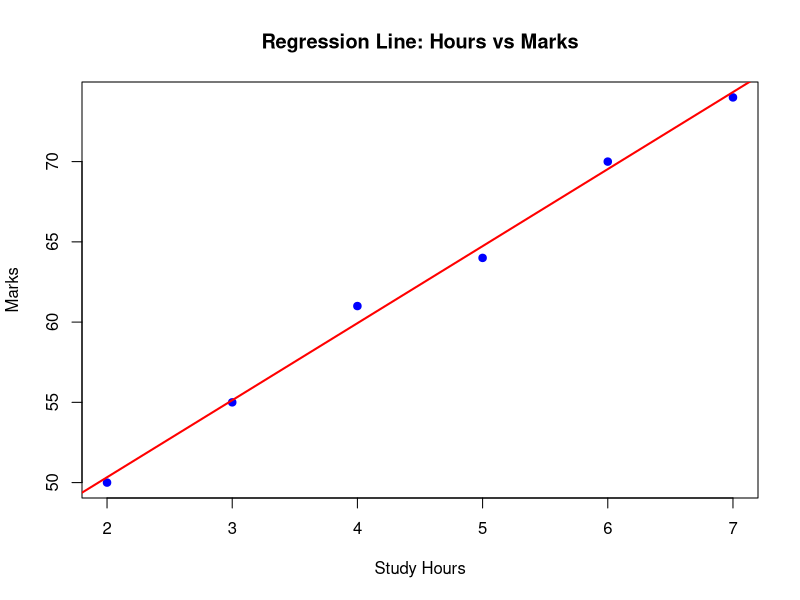

The R source for this figure:
# Sample Data: Study hours vs Marks
hours <- c(2, 3, 4, 5, 6, 7)
marks <- c(50, 55, 61, 64, 70, 74)
# ---- CORRELATION ----
cor_value <- cor(hours, marks)
cat("Correlation between Hours and Marks: ", cor_value, "\n")
# ---- SIMPLE LINEAR REGRESSION ----
model <- lm(marks ~ hours)
cat("\nRegression Model Summary:\n")
print(summary(model))
# ---- PLOT ----
plot(hours, marks,
main = "Regression Line: Hours vs Marks",
xlab = "Study Hours",
ylab = "Marks",
col = "blue",
pch = 19)
# Add regression line
abline(model, col = "red", lwd = 2)
